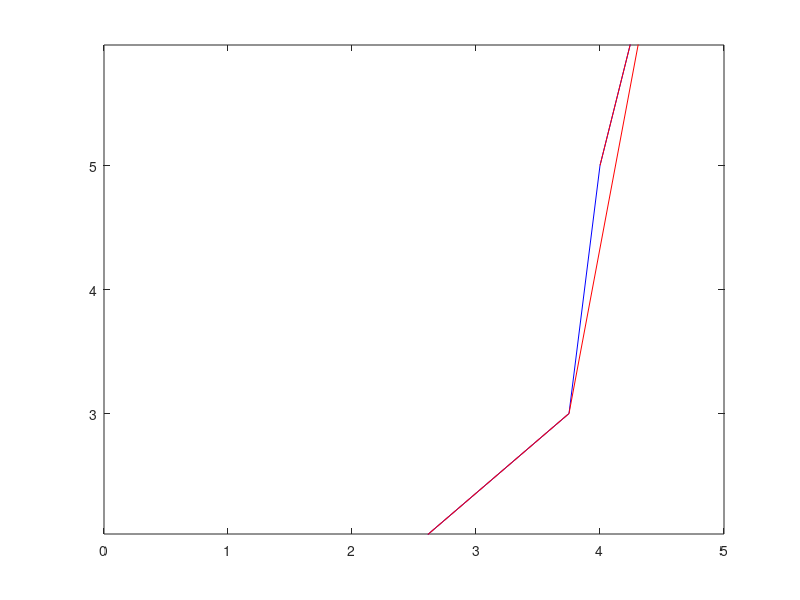

Write MATLAB code to recreate this figure. (Note: this script raises an error after producing the figure.)
%%Path plotting
clear all
close all

% test_cones = [5,-3;5,2;3,7;-2,7;-5,4;-5,-2;-3,-4;2,-4]';
test_cones = [1,1;2,1.5;3.75,3;4,5;4.5,7]';
test_cones(3,:) = zeros(1,length(test_cones));
shuffled_cones = test_cones(:,randperm(length(test_cones)));
neato_origin = [.5;1.25;0];
neato_orientation = [1;0;0];

figure
plot(test_cones(1,:),test_cones(2,:),'b-');
hold on
plot(shuffled_cones(1,:),shuffled_cones(2,:),'r-');
plot(neato_origin(1),neato_origin(2),'gs');
quiver(neato_origin(1),neato_origin(2),neato_orientation(1),neato_orientation(2),'AutoScale','off');
hold off
xlim([0,5])
axis equal
%% 

[~,closest_indx] = min(vecnorm(shuffled_cones-neato_origin));
ordered_cones(:,1) = shuffled_cones(:,closest_indx);
shuffled_cones = remove(ordered_cones(:,1),shuffled_cones);
ordered_cones(:,2) = next_cone(neato_origin,neato_orientation,shuffled_cones);
shuffled_cones = remove(ordered_cones(:,2),shuffled_cones);
ordered_cones(:,3) = next_cone(ordered_cones(:,2),ordered_cones(:,2)-ordered_cones(:,1),shuffled_cones);

[next_pos,pos_vector] = generate_paths(ordered_cones);
figure
plot(test_cones(1,:),test_cones(2,:),'b-');
hold on
plot(shuffled_cones(1,:),shuffled_cones(2,:),'r-');
plot(neato_origin(1),neato_origin(2),'gs');
quiver(neato_origin(1),neato_origin(2),neato_orientation(1),neato_orientation(2),'AutoScale','off');
plot(next_pos(1),next_pos(2),'ks');
quiver(neato_origin(1),neato_origin(2),next_pos(1)-neato_origin(1),next_pos(2)-neato_origin(2),'AutoScale','off');
hold off
xlim([0,5])
axis equal

k = cross(neato_orientation,next_pos-neato_origin);
angle = sign(k)*atan2d(norm(k),dot(neato_orientation,next_pos-neato_origin));

%[func_points,func_paths] = generate_paths(test_cones);
% figure
% plot(test_cones(1,:),test_cones(2,:),'o');
% hold on
% plot(func_points(1,:),func_points(2,:),'s');
% quiver(func_points(1,1:length(func_paths)),func_points(2,1:length(func_paths)),func_paths(1,:),func_paths(2,:),'Color','r','LineStyle','--','AutoScale','off')
% hold off
% axis equal
%%
function [points,paths] = generate_paths(cones)
    vector = diff(cones,1,2);
    norm_vector = vector./vecnorm(vector);
    
    for i = 1:size(norm_vector,2)-1
        angle_between(i) = acosd(dot(norm_vector(:,i),norm_vector(:,i+1)));
        midangle(i) = 90+(angle_between(i)/2);
    end
    
    for j = 1:size(midangle,2)
        rot = [cosd(midangle(j)) -sind(midangle(j)) 0; sind(midangle(j)) cosd(midangle(j)) 0; 0 0 0];
        offset_dir(:,j) = rot*norm_vector(:,j);
        points(:,j) = offset_dir(:,j)+cones(:,j+1);
    end
   
    paths = diff(points,1,2);
end

function coneless = remove(cone,dataset)
    [~,indx] = max(sum(dataset==cone));
    dataset(:,indx) = []; 
    coneless = dataset;
end

function next = next_cone(origin,orientation,cones)
    vectors = cones-origin;
    distances = vecnorm(vectors);
    closest_indices = distances < 3;
    closest_cones = cones(:,closest_indices);
    closest_vectors = vectors(:,closest_indices);
    dot_length = 0;
    for i = 1:size(closest_vectors,2)
        if dot(closest_vectors(:,i),orientation) > dot_length
            dot_length = dot(closest_vectors(:,i),orientation);
            cone = closest_cones(:,i);
        end
    end
    next=cone;
end
